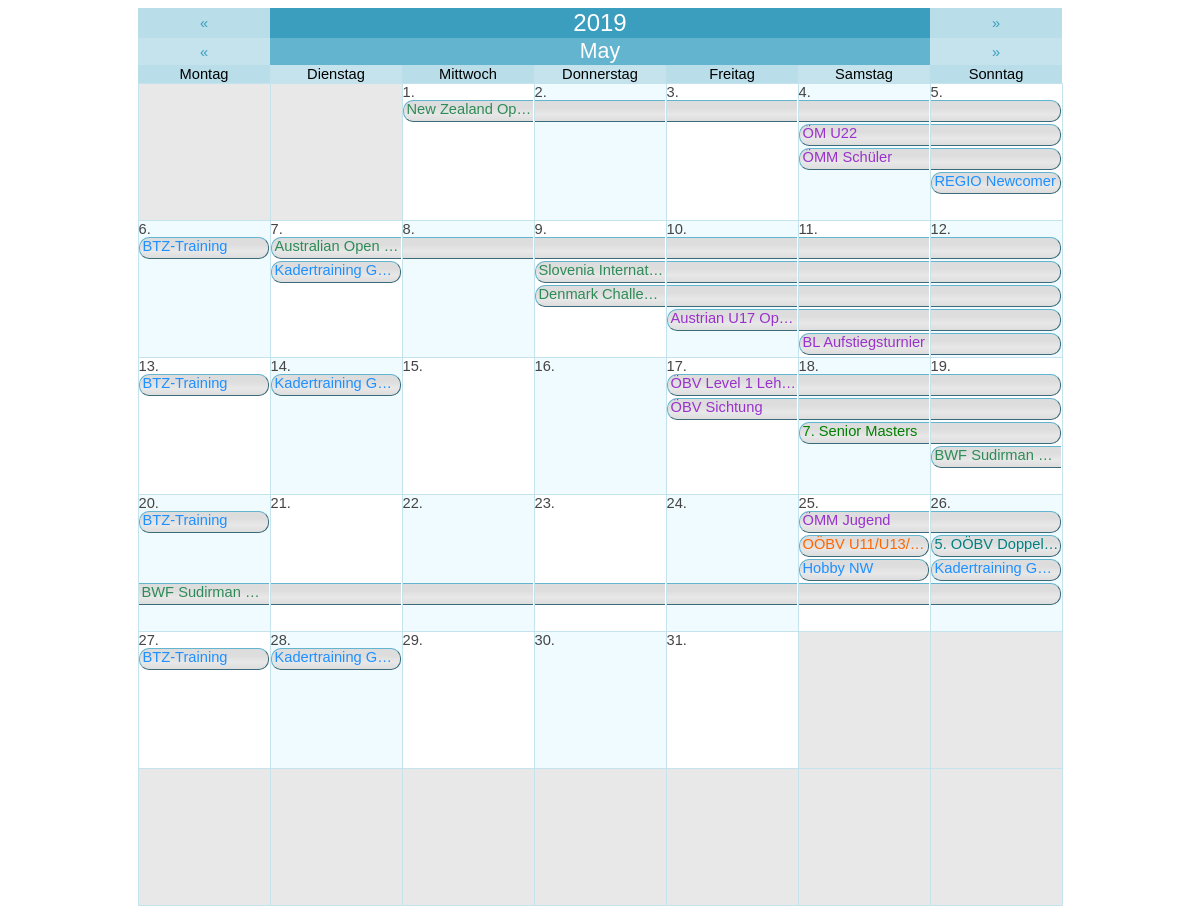
Page /graphic_calendar.php?day=2019-05-31 on the committed database.
### tables this page shows
CREATE TABLE `agenda` (
  `id` int(11) NOT NULL AUTO_INCREMENT,
  `title` varchar(255) NOT NULL,
  `description` text NOT NULL,
  `date_begin` date NOT NULL,
  `date_end` date NOT NULL,
  `isTimespan` tinyint(1) NOT NULL,
  `location` varchar(255) NOT NULL,
  `time_start` time NOT NULL,
  `time_end` time NOT NULL,
  `category` varchar(20) NOT NULL,
  `participant` varchar(255) NOT NULL,
  `responsible` varchar(255) NOT NULL,
  `additional_info` text NOT NULL,
  PRIMARY KEY (`id`)
);

CREATE TABLE `zentralausschreibungen` (
  `id` int(11) NOT NULL AUTO_INCREMENT,
  `size` varchar(10) NOT NULL,
  `category` varchar(200) NOT NULL,
  `title_line1` varchar(255) NOT NULL,
  `title_line2` varchar(255) NOT NULL,
  `date_begin` date NOT NULL,
  `date_end` date NOT NULL,
  `act_timespan` int(11) NOT NULL,
  `act_verein` tinyint(1) NOT NULL,
  `verein` varchar(255) NOT NULL,
  `act_uhrzeit` tinyint(1) NOT NULL,
  `uhrzeit` varchar(255) NOT NULL,
  `act_auslosung` tinyint(1) NOT NULL,
  `auslosung` varchar(255) NOT NULL,
  `act_hallenname` tinyint(1) NOT NULL,
  `hallenname` varchar(255) NOT NULL,
  `act_anschrift_halle` tinyint(1) NOT NULL,
  `anschrift_halle` varchar(255) NOT NULL,
  `act_anzahl_felder` tinyint(1) NOT NULL,
  `anzahl_felder` varchar(50) NOT NULL,
  `act_turnierverantwortlicher` tinyint(1) NOT NULL,
  `turnierverantwortlicher` varchar(255) NOT NULL,
  `act_oberschiedsrichter` tinyint(1) NOT NULL,
  `oberschiedsrichter` varchar(255) NOT NULL,
  `act_telefon` tinyint(1) NOT NULL,
  `telefon` varchar(30) NOT NULL,
  `act_anmeldung_online` tinyint(1) NOT NULL,
  `anmeldung_online` varchar(255) NOT NULL,
  `act_anmeldung_email` tinyint(1) NOT NULL,
  `anmeldung_email` varchar(255) NOT NULL,
  `act_nennungen_email` tinyint(1) NOT NULL,
  `nennungen_email` varchar(255) NOT NULL,
  `act_nennschluss` tinyint(1) NOT NULL,
  `nennschluss` date NOT NULL,
  `act_zusatzangaben` tinyint(1) NOT NULL,
  `zusatzangaben` varchar(255) NOT NULL,
  `location` varchar(255) NOT NULL,
  PRIMARY KEY (`id`)
);

### data/string.lib.php (called while the page is built, shortened)
<?php
function SReplace($string,$specialCharacters='')
{
    $sstr = str_replace(' ','-',$string);
    $sstr = str_replace('&Auml;','AE',$sstr);
    $sstr = str_replace('&auml;','ae',$sstr);
    $sstr = str_replace('&Ouml;','OE',$sstr);
    $sstr = str_replace('&ouml;','oe',$sstr);
    $sstr = str_replace('&Uuml;','UE',$sstr);
    $sstr = str_replace('&uuml;','ue',$sstr);
    $sstr = str_replace('&szlig;','ss',$sstr);
    $sstr = str_replace('Ã„','AE',$sstr);
    $sstr = str_replace('Ã¤','ae',$sstr);
    $sstr = str_replace('Ã–','OE',$sstr);
    $sstr = str_replace('Ã¶','oe',$sstr);
    $sstr = str_replace('Ãœ','UE',$sstr);
    $sstr = str_replace('Ã¼','ue',$sstr);
    $sstr = str_replace('ÃŸ','ss',$sstr);
    $sstr = preg_replace('/[^0-9A-Za-z-'.$specialCharacters.'\|]/', '', $sstr);
    return $sstr;
}
?>

### data/mysql.lib.php (called while the page is built, shortened)
<?php
class MySQL
{
    private static $sqlConnectionLink;
    public static function SetSQLLink($link)
    {
        self::$sqlConnectionLink = $link;
    }
    private static function GetParamTypeList($paramTypeList,$paramAmt)
    {
        if(substr($paramTypeList,0,1) == "@")
        {
            $broadcastType = str_replace("@","",$paramTypeList);
            $mySQLParamTypes = '';
            for($i=0;$i<$paramAmt;$i++) $mySQLParamTypes .= $broadcastType;
        }
        else
        {
            if($paramAmt == strlen($paramTypeList) OR ($paramTypeList == "" AND $paramAmt == -1)) $mySQLParamTypes = $paramTypeList;
            else die("<b>Not enought parameters provided!</b> <br> <b>Provided: </b> ".strlen($paramTypeList)." <br><b>Required:</b> $paramAmt");
        }
        return $mySQLParamTypes;
    }
    public static function Row($sqlStatement,$parameterTypes="", &...$sqlParameters)
    {
        $parameterAmount = func_num_args() - 2;
        $parameterTypeList = self::GetParamTypeList($parameterTypes,$parameterAmount);
        $stmt = self::$sqlConnectionLink->prepare($sqlStatement);
        if($parameterTypes != "") call_user_func_array(array($stmt, "bind_param"), array_merge(array($parameterTypeList), $sqlParameters));
        $stmt->execute();
        $result = $stmt->get_result();
        $row = $result->fetch_array();
        return $row;
    }
    public static function Cluster($sqlStatement,$parameterTypes="", &...$sqlParameters)
    {
        $rowArray = array();
        $parameterAmount = func_num_args() - 2;
        $parameterTypeList = self::GetParamTypeList($parameterTypes,$parameterAmount);
        $stmt = self::$sqlConnectionLink->prepare($sqlStatement);
        if($parameterTypes != "") call_user_func_array(array($stmt, "bind_param"), array_merge(array($parameterTypeList), $sqlParameters));
        $stmt->execute();
        $result = $stmt->get_result();
        while($row = $result->fetch_assoc()) array_push($rowArray,$row);
        return $rowArray;
    }
}
?>

### data/setting.lib.php (called while the page is built, shortened)
<?php
class Setting
{
    private static $sqlConnectionLink;
    public static function SetSQLLink($link)
    {
        self::$sqlConnectionLink = $link;
    }
    public static function Get($setting)
    {
        $stmt = self::$sqlConnectionLink->prepare("SELECT value FROM settings WHERE setting = ?");
        $stmt->bind_param('s', $setting);
        $stmt->execute();
        $result = $stmt->get_result();
        $value = $result->fetch_array();
        switch($value[0])
        {
            case 'true':    return true;
            default:        return $value[0];
        }
    }
}
?>

### graphic_calendar.php (the view, shortened to what this page needs)
<?php
    echo '
        <!DOCTYPE html>
        <html>
            <head>
                ';
                require("headerlinks.php");
                echo '
                <!--
                <link rel="stylesheet" href="https://use.fontawesome.com/releases/v5.3.1/css/all.css">
                <link rel="stylesheet" type="text/css" href="/css/style.css">
                <link rel="stylesheet" href="https://cdnjs.cloudflare.com/ajax/libs/font-awesome/4.7.0/css/font-awesome.min.css">
                <meta charset="utf-8">
                -->
            </head>
            <body>
                <div class="iframe_content" style="height: 600px;">
    ';
    if (isset($_GET['day']))
    {
        list($yr, $mo, $da) = explode('-', $_GET['day']);
        $yr = intval($yr);
        $mo = intval($mo);
        $da = intval($da);
    }
    $offset = date('w', mktime(0,0,0,$mo,1,$yr));
    $nd = date('d', mktime(0,0,0,$mo+1,0,$yr));
    $days = array();
    for ($i=0;$i<=42;$i++) $days[$i]['out']= '&nbsp;';
    $j=1;
    for ($i=$offset;$i<=($offset+$nd-1);$i++)
    {
        $day = $j++;
        $date = $yr.'-'.str_pad($mo,2,0,STR_PAD_LEFT).'-'.str_pad($day,2,0,STR_PAD_LEFT);
        $days[$i]['out']= $day.'.';
        $days[$i]['dat']= $date;
    }
    $redirEx = '';
    echo '
        <center>
            <table class="calendar_table">
            <tr>
                <td colspan="1"><a href="?day='.date('Y-m-d', mktime(0,0,0,$mo,$da,$yr-1)).$redirEx.'">&laquo;</a></td>
                <td colspan="5"><b>'.$yr.'</b></td>
                <td colspan="1"><a href="?day='.date('Y-m-d', mktime(0,0,0,$mo,$da,$yr+1)).$redirEx.'">&raquo;</a></td>
            </tr>
            <tr>
                <td colspan="1"><a href="?day='.date('Y-m-d', mktime(0,0,0,$mo,0,$yr)).$redirEx.'">&laquo;</a></td>
                <td colspan="5"><b>'.str_replace('Mrz','M&auml;rz',SReplace(strftime("%B",strtotime($yr.'-'.$mo.'-'.$da)))).'</b></td>
                <td colspan="1"><a href="?day='.date('Y-m-d', mktime(0,0,0,$mo+1,1,$yr)).$redirEx.'">&raquo;</a></td>
            </tr>
            <tr>
                <td>Montag</td>
                <td>Dienstag</td>
                <td>Mittwoch</td>
                <td>Donnerstag</td>
                <td>Freitag</td>
                <td>Samstag</td>
                <td>Sonntag</td>
            </tr>
    ';
    $cntr = 1;
    $sqlExtension = '';
    $thisMontAndYear = $yr.'-'.str_pad($mo,2,0,STR_PAD_LEFT).'-%';
    $zaTSMonthCluster = MySQL::Cluster("SELECT * FROM zentralausschreibungen WHERE act_timespan = '1' $sqlExtension AND (date_begin LIKE ? OR date_end LIKE ?)",'ss',$thisMontAndYear,$thisMontAndYear);
    $zaSiMonthCluster = MySQL::Cluster("SELECT * FROM zentralausschreibungen WHERE act_timespan = '0' $sqlExtension AND date_begin LIKE ?",'s',$thisMontAndYear);
    $agTSMonthCluster = MySQL::Cluster("SELECT * FROM agenda WHERE isTimespan = '1' $sqlExtension AND (date_begin LIKE ? OR date_end LIKE ?) ",'ss',$thisMontAndYear,$thisMontAndYear);
    $agSiMonthCluster = MySQL::Cluster("SELECT * FROM agenda WHERE isTimespan = '0' $sqlExtension AND date_begin LIKE ?",'s',$thisMontAndYear);
    $categoryColor = array(
    "Landesmeisterschaft" => Setting::Get("ColorLandesmeisterschaft"),
    "Doppelturnier" => Setting::Get("ColorDoppelturnier"),
    "Nachwuchs" => Setting::Get("ColorNachwuchs"),
    "SchuelerJugend" => Setting::Get("ColorSchuelerJugend"),
    "Senioren" => Setting::Get("ColorSenioren"),
    "Training" => Setting::Get("ColorTraining"),
    "OEBVInternational" => Setting::Get("ColorOEBVInternational"),
    "OEBV" => Setting::Get("ColorOEBV"),
    "LV" => Setting::Get("ColorLV"));
    $designDataGrid = array_fill(0,31,array(NULL,NULL,NULL,NULL,NULL,NULL));
    for($ddg = 0 ; $ddg < 31 ; $ddg++)
    {
        foreach($zaTSMonthCluster AS $dateData)
        {
            $datePartsBegin = explode('-',$dateData['date_begin']);
            $datePartsEnd = explode('-',$dateData['date_end']);
            if($datePartsBegin[2] == $ddg + 1)
            {
                $timespan =  $datePartsEnd[2] - $datePartsBegin[2] + 1;
                for($lctr = 5 ; $lctr >= 0 ; $lctr--)
                {
                    $layerValid = true;
                    for($ldctr = 0 ; $ldctr < $timespan ; $ldctr++) if($designDataGrid[$ddg + $ldctr][$lctr] != NULL) $layerValid = false;
                    if($layerValid) $layer = $lctr;
                }
                for($dctr = 0 ; $dctr < $timespan ; $dctr++) $designDataGrid[$ddg + $dctr][$layer] = 'ZA-'.$dateData['id'];
            }
        }
        foreach($agTSMonthCluster AS $dateData)
        {
            $datePartsBegin = explode('-',$dateData['date_begin']);
            $datePartsEnd = explode('-',$dateData['date_end']);
            if($datePartsBegin[2] == $ddg + 1)
            {
                $timespan =  $datePartsEnd[2] - $datePartsBegin[2] + 1;
                for($lctr = 5 ; $lctr >= 0 ; $lctr--)
                {
                    $layerValid = true;
                    for($ldctr = 0 ; $ldctr < $timespan ; $ldctr++) if($designDataGrid[$ddg + $ldctr][$lctr] != NULL) $layerValid = false;
                    if($layerValid) $layer = $lctr;
                }
                for($dctr = 0 ; $dctr < $timespan ; $dctr++) $designDataGrid[$ddg + $dctr][$layer] = 'AG-'.$dateData['id'];
            }
        }
        foreach($zaSiMonthCluster AS $dateData)
        {
            $datePartsBegin = explode('-',$dateData['date_begin']);
            if($datePartsBegin[2] == $ddg + 1)
            {
                for($lctr = 5 ; $lctr >= 0 ; $lctr--)
                {
                    $layerValid = true;
                    if($designDataGrid[$ddg][$lctr] != NULL) $layerValid = false;
                    if($layerValid) $layer = $lctr;
                }
                $designDataGrid[$ddg][$layer] = 'ZA-'.$dateData['id'];
            }
        }
        foreach($agSiMonthCluster AS $dateData)
        {
            $datePartsBegin = explode('-',$dateData['date_begin']);
            if($datePartsBegin[2] == $ddg + 1)
            {
                for($lctr = 5 ; $lctr >= 0 ; $lctr--)
                {
                    $layerValid = true;
                    if($designDataGrid[$ddg][$lctr] != NULL) $layerValid = false;
                    if($layerValid) $layer = $lctr;
                }
                $designDataGrid[$ddg][$layer] = 'AG-'.$dateData['id'];
            }
        }
    }
    for($lctr = 0 ; $lctr < 5 ; $lctr++)
    {
        for($ddg = 0 ; $ddg < 31 ; $ddg++) if($designDataGrid[$ddg][$lctr] != NULL) $lastLayer =  $lctr;
    }
    for ($i=1;$i<=6;$i++)
    {
        echo '<tr>';
        for ($j=1;$j<=7;$j++)
        {
            $curr = $cntr++;
            $accent = ($days[$curr]['dat'] == "") ? 'blank' : (($curr % 2 == 0) ? 'accent1' : 'accent2');
            $style = (date("Y-m-d") == $days[$curr]['dat']) ? 'bold' : 'normal';
            $today = (date("Y-m-d") == $days[$curr]['dat']) ? 'today' : '';
            $selectStyle = (isset($_GET['datum']) AND $_GET['datum']==$days[$curr]['dat']) ? 'selected' : '';
            echo '
                <td class="'.$selectStyle.' '.$accent.' '.$today.'" style="font-weight: '.$style.'">
                <span>'.$days[$curr]['out'].' '.((date("Y-m-d") == $days[$curr]['dat']) ? ' - Heute' : '').'</span>
            ';
            $curDate = $days[$curr]['dat'];
            $dayNow = intval(str_replace('.','',$days[$curr]['out']));
            echo '<table class="cellContentData">';
            for($dctr = 0 ; $dctr <= $lastLayer ; $dctr++)
            {
                $dataParts = explode("-",$designDataGrid[$dayNow - 1][$dctr]);
                if($dataParts[0] == "ZA" OR $dataParts[0] == "AG")
                {
                    if($dataParts[0] == "ZA")
                    {
                        $calData = MySQL::Row("SELECT *,CONCAT_WS(' ',title_line1,title_line2) AS displayTitle FROM zentralausschreibungen WHERE id = ?",'i',$dataParts[1]);
                        $displayTitle = '';
                        if($calData['act_timespan'])
                        {
                            if($curDate == $calData['date_begin'])
                            {
                                $cellStyle = "timespanStart";
                                $displayTitle = $calData['displayTitle'];
                            }
                            else if($curDate == $calData['date_end'])
                            {
                                $cellStyle = "timespanEnd";
                            }
                            else
                            {
                                $cellStyle = "timespanMiddle";
                                $dateModalInfo = '';
                            }
                        }
                        else
                        {
                            $cellStyle = "timespanSingle";
                            $displayTitle = $calData['displayTitle'];
                        }
                    }
                    if($dataParts[0] == "AG")
                    {
                        $calData = MySQL::Row("SELECT *,title AS displayTitle FROM agenda WHERE id = ?",'i',$dataParts[1]);
                        $displayTitle = '';
                        if($calData['isTimespan'])
                        {
                            if($curDate == $calData['date_begin'])
                            {
                                $cellStyle = "timespanStart";
                                $displayTitle = $calData['displayTitle'];
                            }
                            else if($curDate == $calData['date_end'])
                            {
                                $cellStyle = "timespanEnd";
                            }
                            else
                            {
                                $cellStyle = "timespanMiddle";
                            }
                            if($j == 1) $displayTitle = $calData['displayTitle'];
                        }
                        else
                        {
                            $cellStyle = "timespanSingle";
                            $displayTitle = $calData['displayTitle'];
                        }
                    }
                    echo '
                        <tr>
                            <td>
                                <a href="#calenderInfo'.$designDataGrid[$dayNow - 1][$dctr].'" style="text-decoration:none;">
                                    <div id="'.$cellStyle.'" style="color: '.(($calData['category']!="") ? $categoryColor[$calData['category']] : '#000000').';">'.$displayTitle.'</div>
                                </a>
                            </td>
                        </tr>
                    ';
                }
                else echo '<tr><td></td></tr>';
            }
            echo '</table>';
            echo'
                </td>
            ';
        }
        echo '</tr>';
    }
    echo '
            </table>
        </center>
    ';
    echo '
                </div>
            </body>
        </html>
    ';
?>

### rows in the picture
agenda: title "New Zealand Op…"
agenda: title "ÖM U22"
agenda: title "ÖMM Schüler"
agenda: title "REGIO Newcomer"
agenda: title "BTZ-Training"
agenda: title "Australian Open…"
agenda: title "Kadertraining G…"
agenda: title "Slovenia Internat…"
agenda: title "Denmark Challe…"
agenda: title "Austrian U17 Op…"
agenda: title "BL Aufstiegsturnier"
agenda: title "BTZ-Training"
agenda: title "Kadertraining G…"
agenda: title "ÖBV Level 1 Leh…"
agenda: title "ÖBV Sichtung"
zentralausschreibungen: displayTitle "7. Senior Masters"
agenda: title "BWF Sudirman…"
agenda: title "BTZ-Training"
agenda: title "ÖMM Jugend"
zentralausschreibungen: displayTitle "OÖBV U11/U13/…"
agenda: title "Hobby NW"
zentralausschreibungen: displayTitle "5. OÖBV Doppel…"
agenda: title "Kadertraining G…"
agenda: title "BTZ-Training"
agenda: title "Kadertraining G…"

### other values in the picture
$yr "2019"
$days[$curr]['out'] "1."
$days[$curr]['out'] "2."
$days[$curr]['out'] "3."
$days[$curr]['out'] "4."
$days[$curr]['out'] "5."
$days[$curr]['out'] "6."
$days[$curr]['out'] "7."
$days[$curr]['out'] "8."
$days[$curr]['out'] "9."
$days[$curr]['out'] "10."
$days[$curr]['out'] "11."
$days[$curr]['out'] "12."
$days[$curr]['out'] "13."
$days[$curr]['out'] "14."
